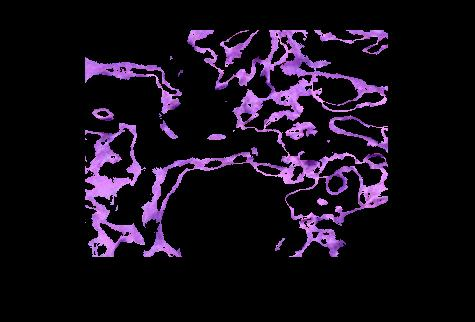
%> input picture seg_3.jpg, 475 x 322 px
$ octave cuckoo_3.m   (GNU Octave 9; MATLAB toolbox functions it lacks are replaced by stand-ins)
%> lines starting %> are read from the running program, lines starting %| are printed output that depends on the picture; in (x1, y1, x2, y2) boxes, pixels count from 0 and x2, y2 are one past the last pixel; in counts of white or black regions, pixels touching at a corner belong together; the program's own positions count from 1
### Thresholding.m
function zr = Thresholding(I,val)
[r,c] = size(I);
zr = zeros(r,c);
for i = 1:r
    for j = 1:c
        if I(i,j)>val
            zr(i,j) = 1;
        end
    end
end
zr = bwareaopen(zr,5);
zr = imfill(zr,'holes');
end

### cuckoo_3.m
clc;
close all;
clear all;
%cuckoo optimisation
image =  imread('seg_3.jpg');
%> image is the input picture: size 322x475x3 uint8; mean R, G, B 22.2, 14.1, 26.2
image = rgb2gray(image);
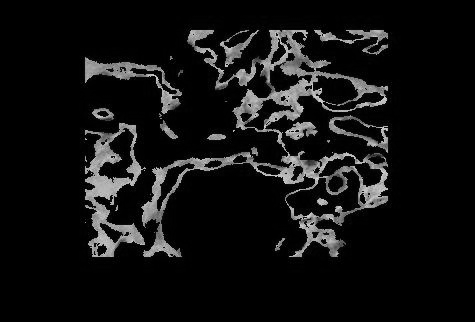
%> image: size 322x475 uint8; min 0, max 224, mean 17.9

I = Thresholding(image,100);
%> after the loop in Thresholding, `for i = 1:r`:
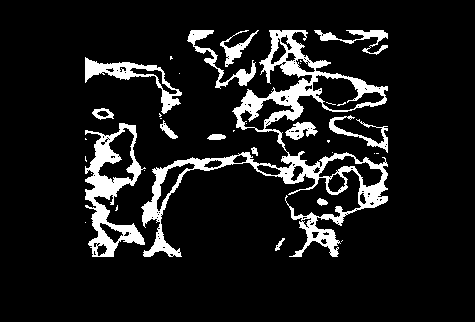
%> zr: size 322x475 double; values 0 (black) and 1 (white), 10.6% white; 35 white regions (21 under 20 px), largest, box (x1, y1, x2, y2) and area: (141, 30, 388, 257) 8843, (85, 123, 146, 257) 3072, (85, 57, 182, 114) 1247
%> in Thresholding, `zr = imfill(zr,'holes');`: zr: size 322x475 logical; 14.6% white; 19 white regions (5 under 20 px), largest, box (x1, y1, x2, y2) and area: (141, 30, 388, 257) 13350, (85, 123, 146, 257) 4378, (85, 57, 182, 114) 1525

ele(1) = image(160,237);
ele(2) = image(160,238);
ele(3) = image(161,237);
ele(4) = image(161,238);

T1 = Thresholding(image,ele(1));
%> call 2 of Thresholding, with val = 8
%> after the loop in Thresholding (call 2), `for i = 1:r`:
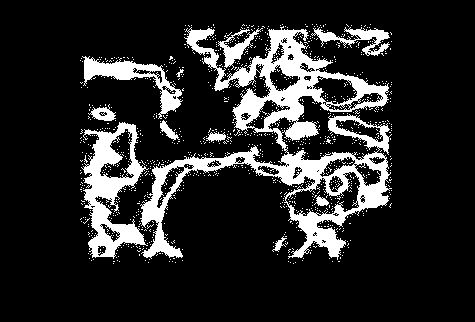
%> zr: size 322x475 double; values 0 (black) and 1 (white), 15.8% white; 1050 white regions (1039 under 20 px), largest, box (x1, y1, x2, y2) and area: (140, 26, 392, 260) 14910, (81, 122, 149, 259) 3935, (82, 56, 183, 119) 1677
%> in Thresholding (call 2), `zr = imfill(zr,'holes');`:
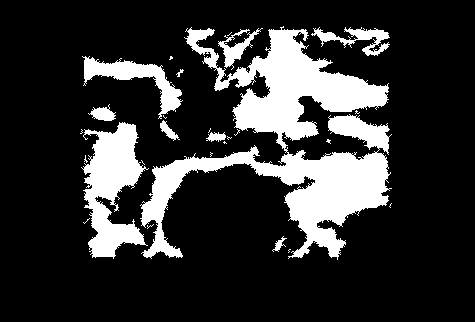
%> zr: size 322x475 logical; 19.5% white; 27 white regions (17 under 20 px), largest, box (x1, y1, x2, y2) and area: (140, 26, 392, 260) 20857, (81, 122, 149, 259) 4922, (82, 56, 183, 119) 1835
T2 = Thresholding(image,ele(2));
%> call 3 of Thresholding, with val = 7
%> after the loop in Thresholding (call 3), `for i = 1:r`:
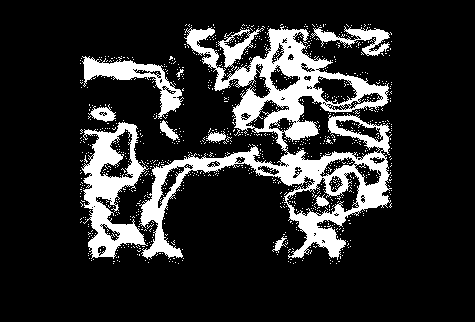
%> zr: size 322x475 double; values 0 (black) and 1 (white), 16.7% white; 1030 white regions (1019 under 20 px), largest, box (x1, y1, x2, y2) and area: (139, 26, 392, 260) 15781, (81, 122, 149, 259) 4109, (82, 56, 184, 119) 1774
%> in Thresholding (call 3), `zr = bwareaopen(zr,5);`:
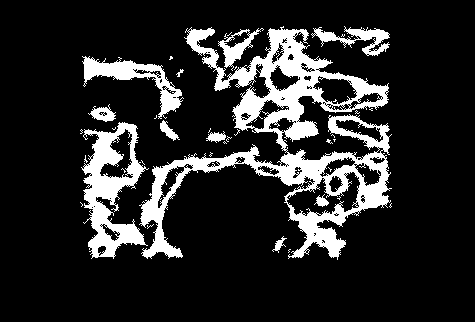
%> zr: size 322x475 logical; 15.7% white; 38 white regions (27 under 20 px), largest, box (x1, y1, x2, y2) and area: (139, 26, 392, 260) 15781, (81, 122, 149, 259) 4109, (82, 56, 184, 119) 1774
%> in Thresholding (call 3), `zr = imfill(zr,'holes');`:
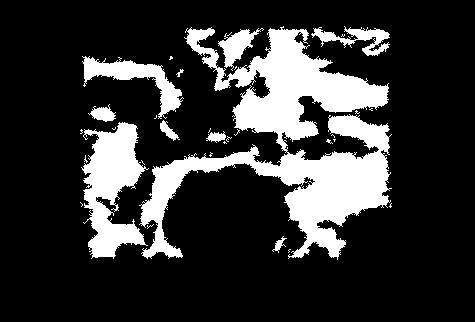
%> zr: size 322x475 logical; 20.2% white; 33 white regions (23 under 20 px), largest, box (x1, y1, x2, y2) and area: (139, 26, 392, 260) 21413, (81, 122, 149, 259) 5044, (82, 56, 184, 119) 1905
T3 = Thresholding(image,ele(3));
T4 = Thresholding(image,ele(4));

% [4 lines of commented-out code are left out]

m(1) = mean(mean(T1));
m(2) = mean(mean(T2));
m(3) = mean(mean(T3));
m(4) = mean(mean(T4));

[values, indices] = sort(m);
%> values = [0.195 0.195 0.202 0.202]; indices = [1 3 2 4]

%%mean values for the segmented image (After sorting)
%m1 = 0.1774
%m2 = 0.2178
%m3 = 0.2658
%m4 = 0.2841
% and indices are 3 , 1 , 4 , 2
% Conclusion 3rd image is more clear than 1st Image than the 4th image than
% the 2nd image
